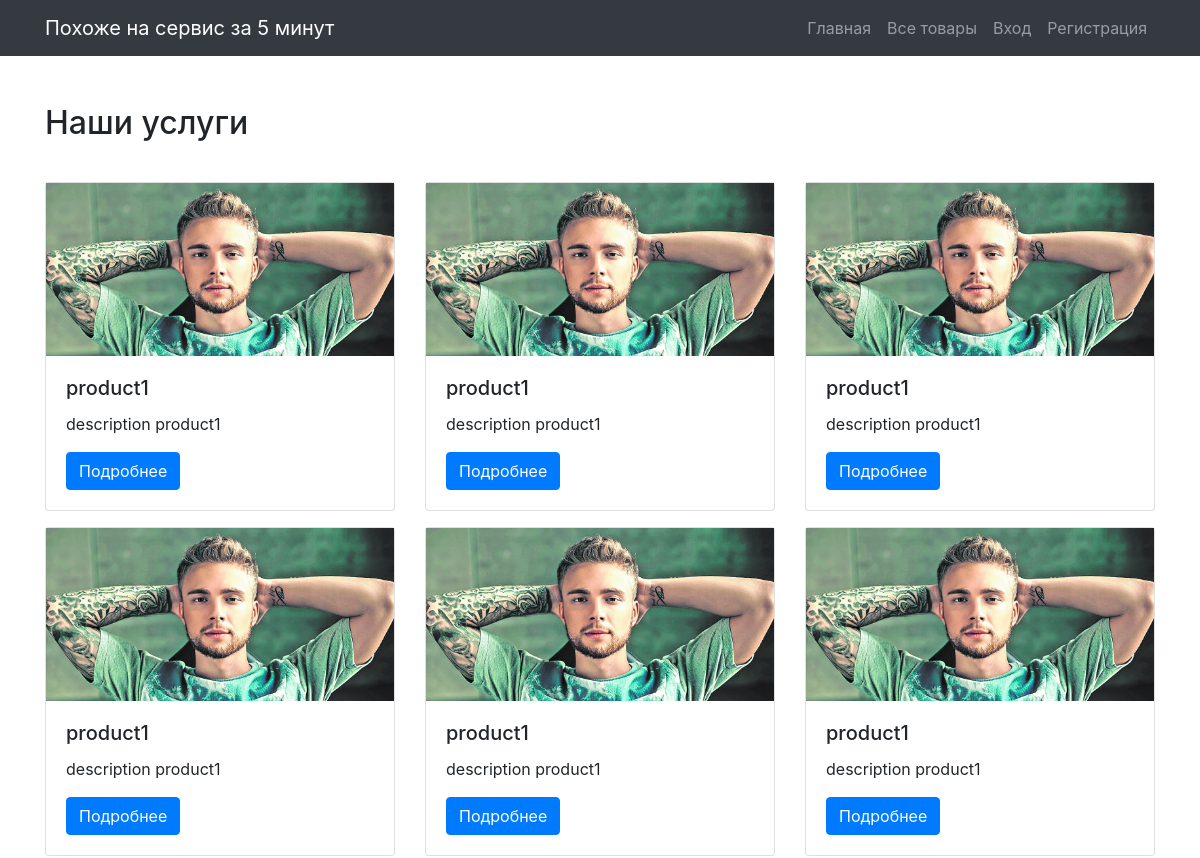
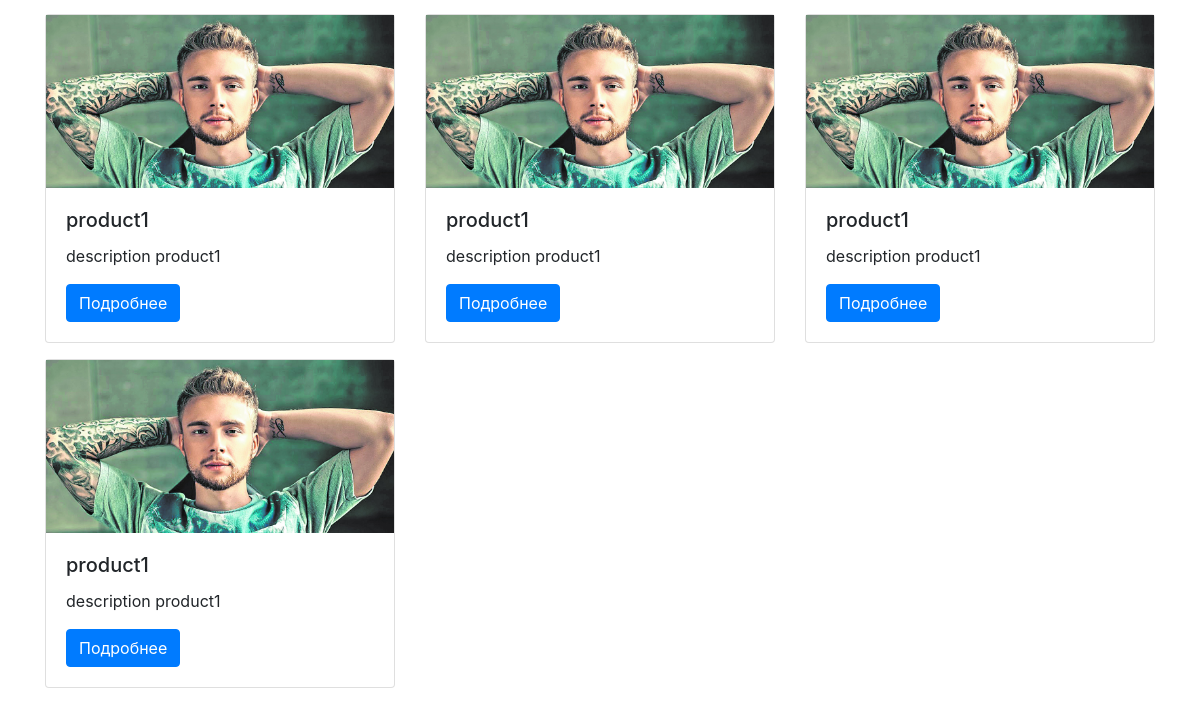
Page /service on the earlier database version (2 pictures, top to bottom).
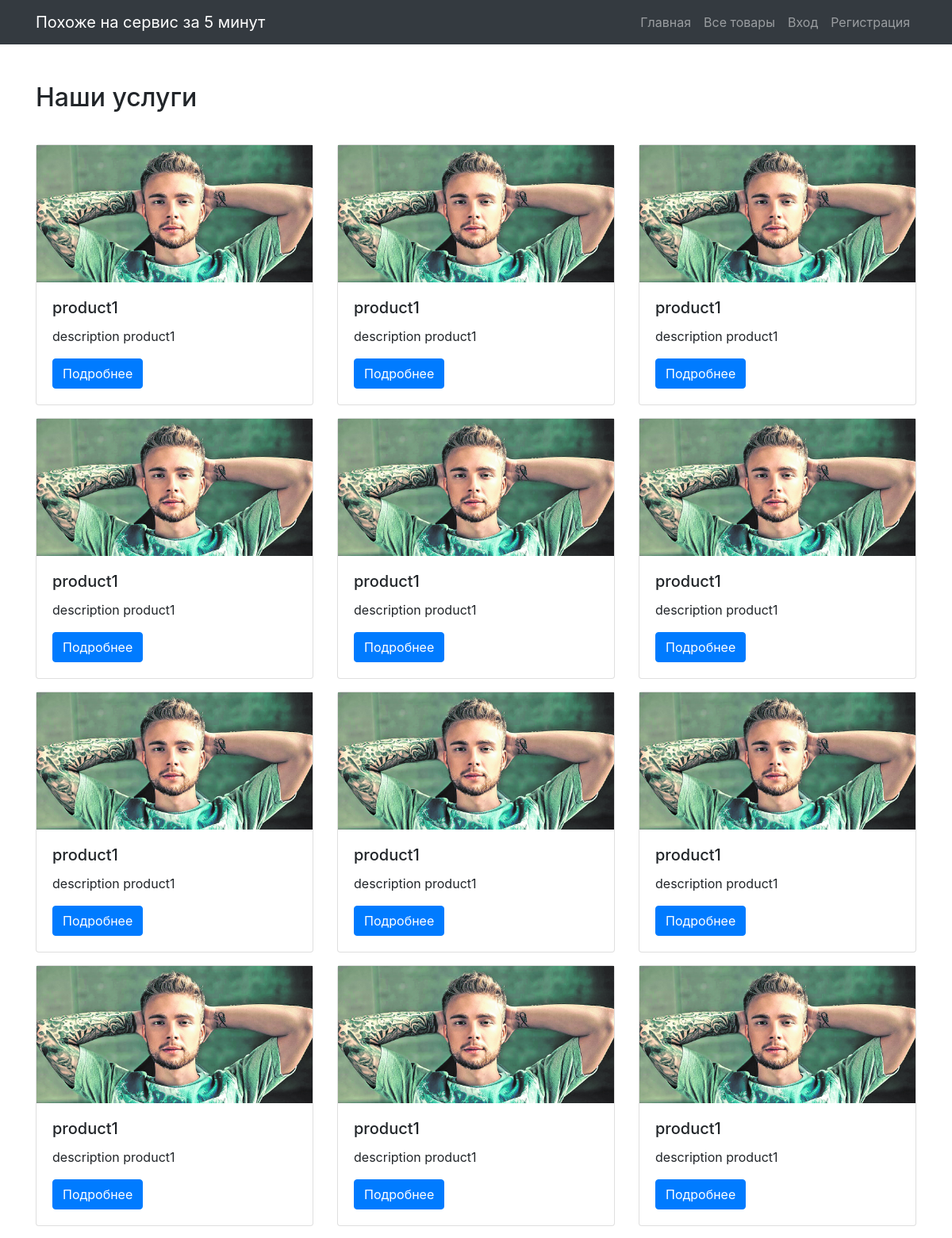
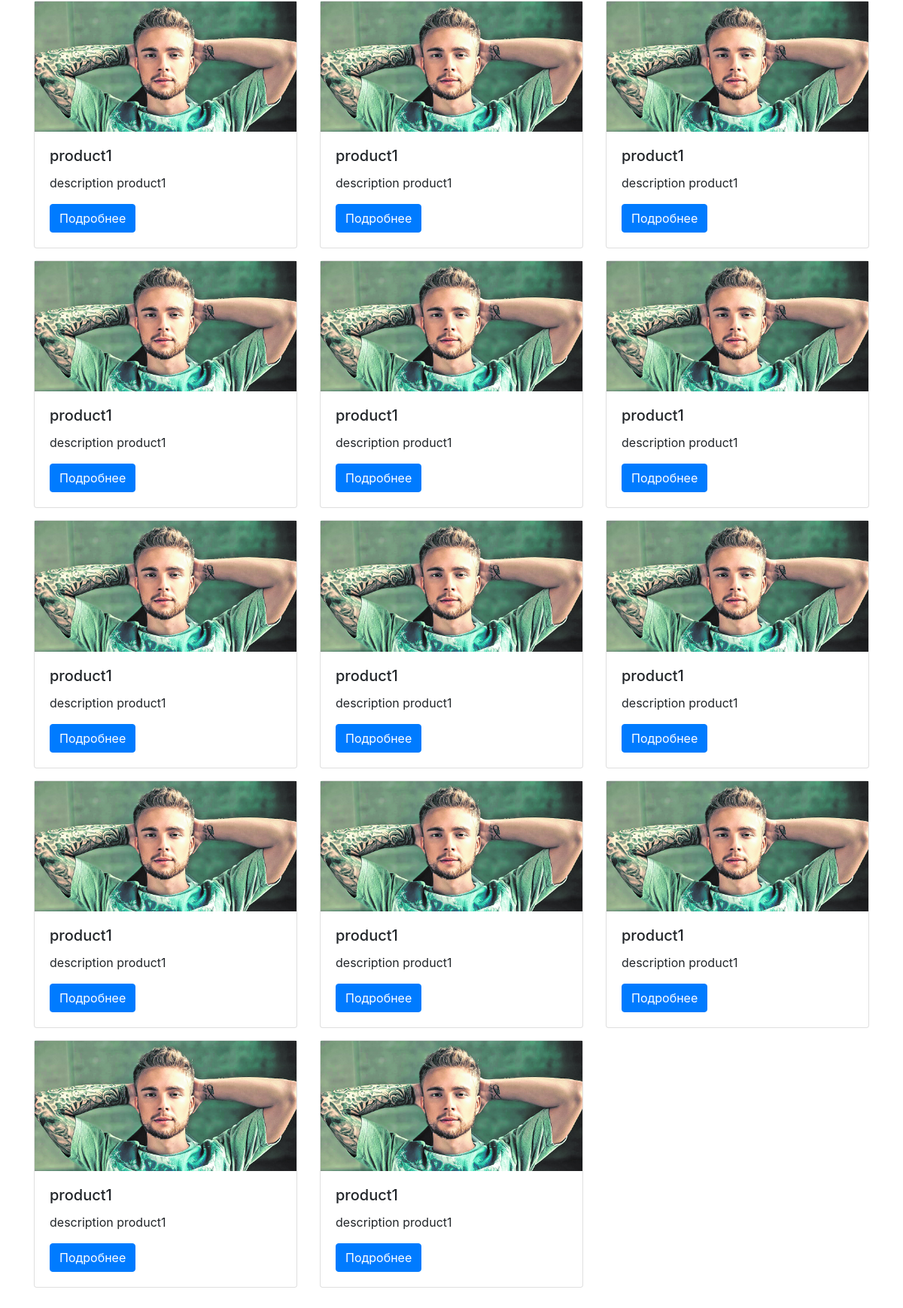
Same page on the later database version (2 pictures, top to bottom).
### shop/models.py (models this page shows, shortened)
class Product(models.Model):
    title = models.CharField(max_length=255, verbose_name='title')
    description = models.TextField(verbose_name='description')
    image = models.FileField(upload_to='products', verbose_name='image')
    @property
    def get_image(self):
        if self.image and hasattr(self.image, 'url'):
            return self.image.url

### shop/views.py (the view)
# urls.py: path('service', ProductIndexView.as_view(), name="products.index"),
class ProductIndexView(ListView):
    template_name = 'products/index.html'
    context_object_name = 'products'
    def get_queryset(self):
        return Product.objects.order_by('-id')

### shop/templates/products/index.html
{% extends 'layouts/base.html' %}
{% block content %}
<div class="wrap">
    <h2>Наши услуги</h2>
    <div class="row mt-4">
        {% for product in products %}
        <div class="col-12 col-md-4 mt-3">
            <div class="card">
                <img src="{{ product.get_image }}" style="max-height: 250px; object-fit: cover">
                <div class="card-body">
                    <h5 class="card-title">{{ product.title }}</h5>
                    <p class="card-text">{{ product.description }}</p>
                    <a href="{% url 'products.show' product.id %}" class="btn btn-primary">Подробнее</a>
                </div>
            </div>
        </div>
        {% endfor %}
    </div>
</div>
{% endblock %}

### shop/templates/layouts/base.html (shortened to what this page needs)
{% load static %}
<!doctype html>
<html lang="en">
<head>
    <link rel="stylesheet" href="{% static 'css/bootstrap.min.css' %}">
</head>
<body>
<header>
    <nav class="navbar navbar-expand-lg navbar-dark bg-dark">
        <div class="container">
            <a class="navbar-brand" href="{% url 'home.index' %}">Похоже на сервис за 5 минут</a>
            <ul class="navbar-nav">
                <li class="nav-item">
                    <a class="nav-link" href="{% url 'home.index' %}">Главная</a>
                </li>
                <li class="nav-item">
                    <a class="nav-link" href="{% url 'products.index' %}">Все товары</a>
                </li>
                {% if user.is_authenticated %}
                <li class="nav-item dropdown">
                    <a class="nav-link dropdown-toggle" href="#" id="navbarDropdownMenuLink" role="button"
                       data-toggle="dropdown" aria-haspopup="true" aria-expanded="false">
                        {{ user }}
                    </a>
                    <div class="dropdown-menu" aria-labelledby="navbarDropdownMenuLink">
                        <a class="dropdown-item" href="{% url 'users.profile' %}">Профиль</a>
                        <a class="dropdown-item" href="{% url 'users.logout' %}">Выход</a>
                    </div>
                </li>
                {% else %}
                <li class="nav-item">
                    <a class="nav-link" href="{% url 'users.login' %}">Вход</a>
                </li>
                <li class="nav-item">
                    <a class="nav-link" href="{% url 'users.register' %}">Регистрация</a>
                </li>
                {% endif %}
            </ul>
        </div>
    </nav>
</header>
<div class="wrap mt-5 mb-5">
    <div class="container">
        {% block content %}{% endblock %}
    </div>
</div>
</body>
</html>

Differences in the rows shown:
added Product: get_image (picture), title "product1", description "description product1"
added Product: get_image (picture), title "product1", description "description product1"
added Product: get_image (picture), title "product1", description "description product1"
added Product: get_image (picture), title "product1", description "description product1"
added Product: get_image (picture), title "product1", description "description product1"
added Product: get_image (picture), title "product1", description "description product1"
added Product: get_image (picture), title "product1", description "description product1"
added Product: get_image (picture), title "product1", description "description product1"
added Product: get_image (picture), title "product1", description "description product1"
added Product: get_image (picture), title "product1", description "description product1"
added Product: get_image (picture), title "product1", description "description product1"
added Product: get_image (picture), title "product1", description "description product1"
added Product: get_image (picture), title "product1", description "description product1"
added Product: get_image (picture), title "product1", description "description product1"
added Product: get_image (picture), title "product1", description "description product1"
added Product: get_image (picture), title "product1", description "description product1"
